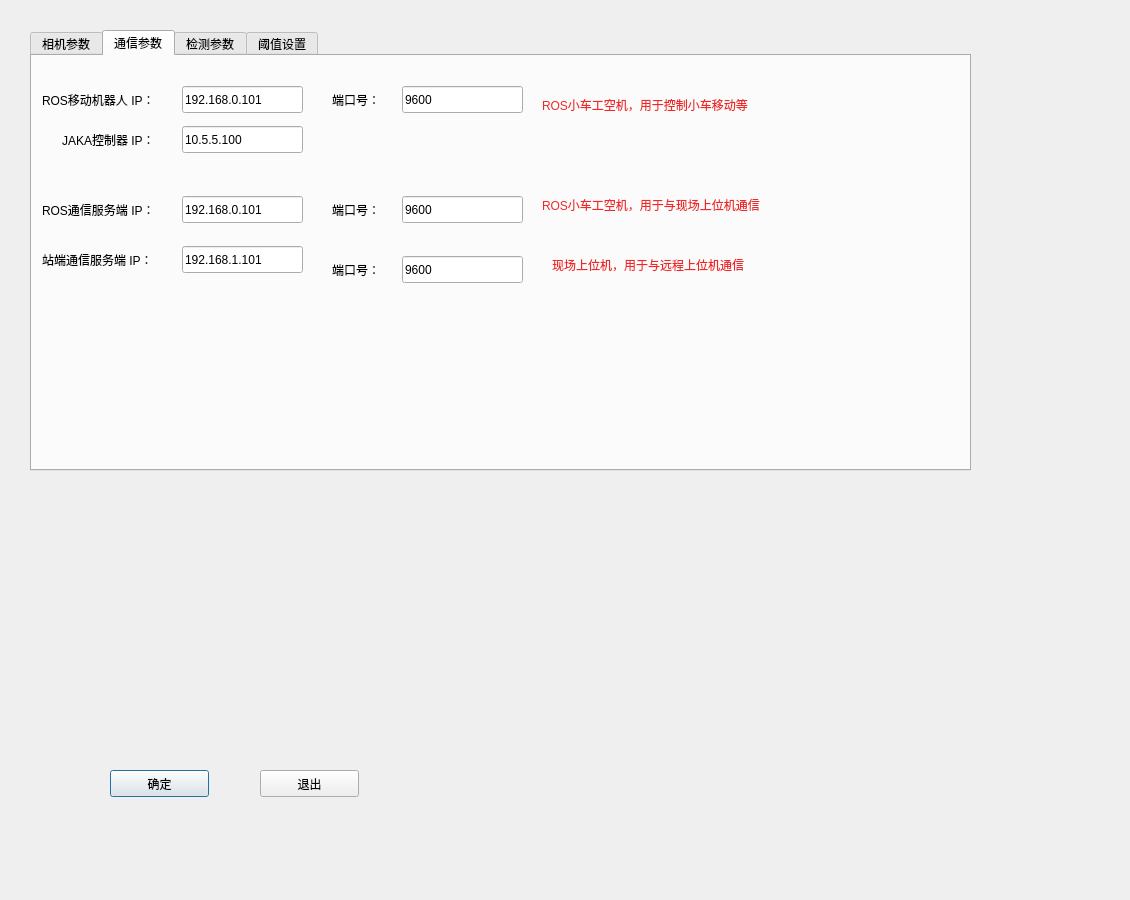
<?xml version="1.0" encoding="UTF-8"?>
<ui version="4.0">
 <class>Dialogparaset</class>
 <widget class="QDialog" name="Dialogparaset">
  <property name="geometry">
   <rect>
    <x>0</x>
    <y>0</y>
    <width>1130</width>
    <height>900</height>
   </rect>
  </property>
  <property name="windowTitle">
   <string>Dialog</string>
  </property>
  <widget class="QPushButton" name="pushButton">
   <property name="geometry">
    <rect>
     <x>110</x>
     <y>770</y>
     <width>99</width>
     <height>27</height>
    </rect>
   </property>
   <property name="text">
    <string>确定</string>
   </property>
  </widget>
  <widget class="QPushButton" name="pushButton_2">
   <property name="geometry">
    <rect>
     <x>260</x>
     <y>770</y>
     <width>99</width>
     <height>27</height>
    </rect>
   </property>
   <property name="text">
    <string>退出</string>
   </property>
  </widget>
  <widget class="QTabWidget" name="tabWidget">
   <property name="enabled">
    <bool>true</bool>
   </property>
   <property name="geometry">
    <rect>
     <x>30</x>
     <y>30</y>
     <width>941</width>
     <height>441</height>
    </rect>
   </property>
   <property name="currentIndex">
    <number>1</number>
   </property>
   <widget class="QWidget" name="tab_3">
    <attribute name="title">
     <string>相机参数</string>
    </attribute>
    <widget class="QLabel" name="label_4">
     <property name="geometry">
      <rect>
       <x>10</x>
       <y>30</y>
       <width>171</width>
       <height>23</height>
      </rect>
     </property>
     <property name="text">
      <string>与工具末端的偏移(mm)：</string>
     </property>
    </widget>
    <widget class="QLineEdit" name="lineEditdx">
     <property name="geometry">
      <rect>
       <x>90</x>
       <y>60</y>
       <width>141</width>
       <height>27</height>
      </rect>
     </property>
     <property name="text">
      <string>-20</string>
     </property>
    </widget>
    <widget class="QLabel" name="label_5">
     <property name="geometry">
      <rect>
       <x>45</x>
       <y>60</y>
       <width>41</width>
       <height>23</height>
      </rect>
     </property>
     <property name="text">
      <string>深度：</string>
     </property>
    </widget>
    <widget class="QLabel" name="label_6">
     <property name="geometry">
      <rect>
       <x>270</x>
       <y>60</y>
       <width>41</width>
       <height>23</height>
      </rect>
     </property>
     <property name="text">
      <string>左右：</string>
     </property>
    </widget>
    <widget class="QLineEdit" name="lineEditdy">
     <property name="geometry">
      <rect>
       <x>310</x>
       <y>60</y>
       <width>141</width>
       <height>27</height>
      </rect>
     </property>
     <property name="text">
      <string>169</string>
     </property>
    </widget>
    <widget class="QLabel" name="label_7">
     <property name="geometry">
      <rect>
       <x>490</x>
       <y>60</y>
       <width>41</width>
       <height>23</height>
      </rect>
     </property>
     <property name="text">
      <string>高度：</string>
     </property>
    </widget>
    <widget class="QLineEdit" name="lineEditdz">
     <property name="geometry">
      <rect>
       <x>530</x>
       <y>60</y>
       <width>131</width>
       <height>27</height>
      </rect>
     </property>
     <property name="text">
      <string>51</string>
     </property>
    </widget>
    <widget class="QLabel" name="label">
     <property name="geometry">
      <rect>
       <x>10</x>
       <y>110</y>
       <width>201</width>
       <height>17</height>
      </rect>
     </property>
     <property name="text">
      <string>内参矩阵In_parameter(3X3)：</string>
     </property>
    </widget>
    <widget class="QLabel" name="label_9">
     <property name="geometry">
      <rect>
       <x>5</x>
       <y>150</y>
       <width>131</width>
       <height>23</height>
      </rect>
     </property>
     <property name="text">
      <string>In_parameter(0,0)：</string>
     </property>
    </widget>
    <widget class="QLineEdit" name="lineEditinpara00">
     <property name="geometry">
      <rect>
       <x>140</x>
       <y>150</y>
       <width>160</width>
       <height>27</height>
      </rect>
     </property>
     <property name="text">
      <string>920.81640625</string>
     </property>
    </widget>
    <widget class="QLineEdit" name="lineEditinpara01">
     <property name="geometry">
      <rect>
       <x>450</x>
       <y>150</y>
       <width>160</width>
       <height>27</height>
      </rect>
     </property>
     <property name="text">
      <string>0.0</string>
     </property>
    </widget>
    <widget class="QLabel" name="label_10">
     <property name="geometry">
      <rect>
       <x>320</x>
       <y>150</y>
       <width>131</width>
       <height>23</height>
      </rect>
     </property>
     <property name="text">
      <string>In_parameter(0,1)：</string>
     </property>
    </widget>
    <widget class="QLineEdit" name="lineEditinpara02">
     <property name="geometry">
      <rect>
       <x>760</x>
       <y>150</y>
       <width>161</width>
       <height>27</height>
      </rect>
     </property>
     <property name="text">
      <string>630.4161376953125</string>
     </property>
    </widget>
    <widget class="QLabel" name="label_11">
     <property name="geometry">
      <rect>
       <x>630</x>
       <y>150</y>
       <width>131</width>
       <height>23</height>
      </rect>
     </property>
     <property name="text">
      <string>In_parameter(0,2)：</string>
     </property>
    </widget>
    <widget class="QLineEdit" name="lineEditinpara11">
     <property name="geometry">
      <rect>
       <x>450</x>
       <y>200</y>
       <width>160</width>
       <height>27</height>
      </rect>
     </property>
     <property name="text">
      <string>919.99462890625</string>
     </property>
    </widget>
    <widget class="QLineEdit" name="lineEditinpara12">
     <property name="geometry">
      <rect>
       <x>760</x>
       <y>200</y>
       <width>161</width>
       <height>27</height>
      </rect>
     </property>
     <property name="text">
      <string>373.34466552734375</string>
     </property>
    </widget>
    <widget class="QLabel" name="label_12">
     <property name="geometry">
      <rect>
       <x>320</x>
       <y>200</y>
       <width>131</width>
       <height>23</height>
      </rect>
     </property>
     <property name="text">
      <string>In_parameter(1,1)：</string>
     </property>
    </widget>
    <widget class="QLineEdit" name="lineEditinpara10">
     <property name="geometry">
      <rect>
       <x>140</x>
       <y>200</y>
       <width>160</width>
       <height>27</height>
      </rect>
     </property>
     <property name="text">
      <string>0.0</string>
     </property>
    </widget>
    <widget class="QLabel" name="label_13">
     <property name="geometry">
      <rect>
       <x>630</x>
       <y>200</y>
       <width>131</width>
       <height>23</height>
      </rect>
     </property>
     <property name="text">
      <string>In_parameter(1,2)：</string>
     </property>
    </widget>
    <widget class="QLabel" name="label_14">
     <property name="geometry">
      <rect>
       <x>5</x>
       <y>200</y>
       <width>131</width>
       <height>23</height>
      </rect>
     </property>
     <property name="text">
      <string>In_parameter(1,0)：</string>
     </property>
    </widget>
    <widget class="QLineEdit" name="lineEditinpara20">
     <property name="geometry">
      <rect>
       <x>140</x>
       <y>250</y>
       <width>160</width>
       <height>27</height>
      </rect>
     </property>
     <property name="text">
      <string>0.0</string>
     </property>
    </widget>
    <widget class="QLabel" name="label_15">
     <property name="geometry">
      <rect>
       <x>630</x>
       <y>250</y>
       <width>131</width>
       <height>23</height>
      </rect>
     </property>
     <property name="text">
      <string>In_parameter(2,2)：</string>
     </property>
    </widget>
    <widget class="QLineEdit" name="lineEditinpara21">
     <property name="geometry">
      <rect>
       <x>450</x>
       <y>250</y>
       <width>160</width>
       <height>27</height>
      </rect>
     </property>
     <property name="text">
      <string>0.0</string>
     </property>
    </widget>
    <widget class="QLabel" name="label_16">
     <property name="geometry">
      <rect>
       <x>320</x>
       <y>250</y>
       <width>131</width>
       <height>23</height>
      </rect>
     </property>
     <property name="text">
      <string>In_parameter(2,1)：</string>
     </property>
    </widget>
    <widget class="QLineEdit" name="lineEditinpara22">
     <property name="geometry">
      <rect>
       <x>760</x>
       <y>250</y>
       <width>161</width>
       <height>27</height>
      </rect>
     </property>
     <property name="text">
      <string>1.0</string>
     </property>
    </widget>
    <widget class="QLabel" name="label_25">
     <property name="geometry">
      <rect>
       <x>5</x>
       <y>250</y>
       <width>131</width>
       <height>23</height>
      </rect>
     </property>
     <property name="text">
      <string>In_parameter(2,0)：</string>
     </property>
    </widget>
   </widget>
   <widget class="QWidget" name="tab_4">
    <attribute name="title">
     <string>通信参数</string>
    </attribute>
    <widget class="QLabel" name="label_18">
     <property name="geometry">
      <rect>
       <x>300</x>
       <y>30</y>
       <width>61</width>
       <height>27</height>
      </rect>
     </property>
     <property name="text">
      <string>端口号：</string>
     </property>
    </widget>
    <widget class="QLabel" name="label_17">
     <property name="geometry">
      <rect>
       <x>10</x>
       <y>30</y>
       <width>141</width>
       <height>27</height>
      </rect>
     </property>
     <property name="text">
      <string>ROS移动机器人 IP：</string>
     </property>
    </widget>
    <widget class="QLineEdit" name="lineEditpcip">
     <property name="enabled">
      <bool>true</bool>
     </property>
     <property name="geometry">
      <rect>
       <x>150</x>
       <y>190</y>
       <width>121</width>
       <height>27</height>
      </rect>
     </property>
     <property name="text">
      <string>192.168.1.101</string>
     </property>
    </widget>
    <widget class="QLabel" name="label_41">
     <property name="geometry">
      <rect>
       <x>10</x>
       <y>190</y>
       <width>131</width>
       <height>27</height>
      </rect>
     </property>
     <property name="text">
      <string>站端通信服务端 IP：</string>
     </property>
    </widget>
    <widget class="QLineEdit" name="lineEditplcport">
     <property name="enabled">
      <bool>true</bool>
     </property>
     <property name="geometry">
      <rect>
       <x>370</x>
       <y>30</y>
       <width>121</width>
       <height>27</height>
      </rect>
     </property>
     <property name="text">
      <string>9600</string>
     </property>
    </widget>
    <widget class="QLineEdit" name="lineEditplcip">
     <property name="enabled">
      <bool>true</bool>
     </property>
     <property name="geometry">
      <rect>
       <x>150</x>
       <y>30</y>
       <width>121</width>
       <height>27</height>
      </rect>
     </property>
     <property name="text">
      <string>192.168.0.101</string>
     </property>
    </widget>
    <widget class="QLineEdit" name="lineEditplcip2">
     <property name="enabled">
      <bool>true</bool>
     </property>
     <property name="geometry">
      <rect>
       <x>150</x>
       <y>70</y>
       <width>121</width>
       <height>27</height>
      </rect>
     </property>
     <property name="text">
      <string>10.5.5.100</string>
     </property>
    </widget>
    <widget class="QLabel" name="label_19">
     <property name="geometry">
      <rect>
       <x>30</x>
       <y>70</y>
       <width>111</width>
       <height>27</height>
      </rect>
     </property>
     <property name="text">
      <string>JAKA控制器 IP：</string>
     </property>
    </widget>
    <widget class="QLabel" name="label_20">
     <property name="geometry">
      <rect>
       <x>300</x>
       <y>140</y>
       <width>61</width>
       <height>27</height>
      </rect>
     </property>
     <property name="text">
      <string>端口号：</string>
     </property>
    </widget>
    <widget class="QLineEdit" name="lineEditplcport2">
     <property name="enabled">
      <bool>true</bool>
     </property>
     <property name="geometry">
      <rect>
       <x>370</x>
       <y>140</y>
       <width>121</width>
       <height>27</height>
      </rect>
     </property>
     <property name="text">
      <string>9600</string>
     </property>
    </widget>
    <widget class="QLineEdit" name="lineEditplcip3">
     <property name="enabled">
      <bool>true</bool>
     </property>
     <property name="geometry">
      <rect>
       <x>150</x>
       <y>140</y>
       <width>121</width>
       <height>27</height>
      </rect>
     </property>
     <property name="text">
      <string>192.168.0.101</string>
     </property>
    </widget>
    <widget class="QLabel" name="label_21">
     <property name="geometry">
      <rect>
       <x>10</x>
       <y>140</y>
       <width>131</width>
       <height>27</height>
      </rect>
     </property>
     <property name="text">
      <string>ROS通信服务端 IP：</string>
     </property>
    </widget>
    <widget class="QLabel" name="label_22">
     <property name="geometry">
      <rect>
       <x>300</x>
       <y>200</y>
       <width>61</width>
       <height>27</height>
      </rect>
     </property>
     <property name="text">
      <string>端口号：</string>
     </property>
    </widget>
    <widget class="QLineEdit" name="lineEditplcport3">
     <property name="enabled">
      <bool>true</bool>
     </property>
     <property name="geometry">
      <rect>
       <x>370</x>
       <y>200</y>
       <width>121</width>
       <height>27</height>
      </rect>
     </property>
     <property name="text">
      <string>9600</string>
     </property>
    </widget>
    <widget class="QLabel" name="label_2">
     <property name="geometry">
      <rect>
       <x>510</x>
       <y>40</y>
       <width>261</width>
       <height>17</height>
      </rect>
     </property>
     <property name="styleSheet">
      <string notr="true">color: rgb(239, 41, 41);</string>
     </property>
     <property name="text">
      <string>ROS小车工空机，用于控制小车移动等</string>
     </property>
    </widget>
    <widget class="QLabel" name="label_3">
     <property name="geometry">
      <rect>
       <x>510</x>
       <y>140</y>
       <width>311</width>
       <height>17</height>
      </rect>
     </property>
     <property name="styleSheet">
      <string notr="true">color: rgb(239, 41, 41);</string>
     </property>
     <property name="text">
      <string>ROS小车工空机，用于与现场上位机通信</string>
     </property>
    </widget>
    <widget class="QLabel" name="label_8">
     <property name="geometry">
      <rect>
       <x>520</x>
       <y>200</y>
       <width>311</width>
       <height>17</height>
      </rect>
     </property>
     <property name="styleSheet">
      <string notr="true">color: rgb(239, 41, 41);</string>
     </property>
     <property name="text">
      <string>现场上位机，用于与远程上位机通信</string>
     </property>
    </widget>
   </widget>
   <widget class="QWidget" name="tab_5">
    <attribute name="title">
     <string>检测参数</string>
    </attribute>
    <widget class="QCheckBox" name="checkBox">
     <property name="geometry">
      <rect>
       <x>120</x>
       <y>30</y>
       <width>141</width>
       <height>22</height>
      </rect>
     </property>
     <property name="text">
      <string>排片机视觉检测</string>
     </property>
    </widget>
    <widget class="QCheckBox" name="checkBox_2">
     <property name="geometry">
      <rect>
       <x>120</x>
       <y>60</y>
       <width>121</width>
       <height>22</height>
      </rect>
     </property>
     <property name="text">
      <string>清模视觉检测</string>
     </property>
    </widget>
    <widget class="QCheckBox" name="checkBox_3">
     <property name="geometry">
      <rect>
       <x>120</x>
       <y>90</y>
       <width>131</width>
       <height>22</height>
      </rect>
     </property>
     <property name="text">
      <string>CULL视觉检测</string>
     </property>
    </widget>
    <widget class="QCheckBox" name="checkBox_4">
     <property name="geometry">
      <rect>
       <x>120</x>
       <y>130</y>
       <width>151</width>
       <height>22</height>
      </rect>
     </property>
     <property name="text">
      <string>下料外观视觉检测</string>
     </property>
    </widget>
   </widget>
   <widget class="QWidget" name="tab">
    <attribute name="title">
     <string>阈值设置</string>
    </attribute>
    <widget class="QLabel" name="label_24">
     <property name="enabled">
      <bool>false</bool>
     </property>
     <property name="geometry">
      <rect>
       <x>10</x>
       <y>50</y>
       <width>121</width>
       <height>27</height>
      </rect>
     </property>
     <property name="text">
      <string>相机2检测阈值：</string>
     </property>
    </widget>
    <widget class="QLabel" name="label_23">
     <property name="geometry">
      <rect>
       <x>10</x>
       <y>20</y>
       <width>121</width>
       <height>27</height>
      </rect>
     </property>
     <property name="text">
      <string>相机1,2检测阈值：</string>
     </property>
    </widget>
    <widget class="QLineEdit" name="lineEditfreshold1">
     <property name="geometry">
      <rect>
       <x>130</x>
       <y>20</y>
       <width>121</width>
       <height>27</height>
      </rect>
     </property>
     <property name="text">
      <string>0.8</string>
     </property>
    </widget>
    <widget class="QLineEdit" name="lineEditfreshold2">
     <property name="enabled">
      <bool>false</bool>
     </property>
     <property name="geometry">
      <rect>
       <x>130</x>
       <y>50</y>
       <width>121</width>
       <height>27</height>
      </rect>
     </property>
     <property name="text">
      <string>0.75</string>
     </property>
    </widget>
    <widget class="QLineEdit" name="lineEditfreshold3">
     <property name="geometry">
      <rect>
       <x>400</x>
       <y>20</y>
       <width>121</width>
       <height>27</height>
      </rect>
     </property>
     <property name="text">
      <string>0.9</string>
     </property>
    </widget>
    <widget class="QLabel" name="label_40">
     <property name="geometry">
      <rect>
       <x>290</x>
       <y>20</y>
       <width>111</width>
       <height>27</height>
      </rect>
     </property>
     <property name="text">
      <string>相机3检测阈值：</string>
     </property>
    </widget>
    <widget class="QLineEdit" name="lineEditfreshold41">
     <property name="geometry">
      <rect>
       <x>180</x>
       <y>120</y>
       <width>71</width>
       <height>27</height>
      </rect>
     </property>
     <property name="text">
      <string>0.9</string>
     </property>
    </widget>
    <widget class="QLabel" name="label_42">
     <property name="geometry">
      <rect>
       <x>10</x>
       <y>120</y>
       <width>171</width>
       <height>27</height>
      </rect>
     </property>
     <property name="text">
      <string>相机4连接件相似度阈值：</string>
     </property>
    </widget>
    <widget class="QLabel" name="label_43">
     <property name="geometry">
      <rect>
       <x>10</x>
       <y>150</y>
       <width>171</width>
       <height>27</height>
      </rect>
     </property>
     <property name="text">
      <string>相机4连接件二值化阈值：</string>
     </property>
    </widget>
    <widget class="QLineEdit" name="lineEditfreshold42">
     <property name="geometry">
      <rect>
       <x>180</x>
       <y>150</y>
       <width>71</width>
       <height>27</height>
      </rect>
     </property>
     <property name="text">
      <string>7</string>
     </property>
    </widget>
    <widget class="QLineEdit" name="lineEditfreshold43">
     <property name="geometry">
      <rect>
       <x>440</x>
       <y>120</y>
       <width>81</width>
       <height>27</height>
      </rect>
     </property>
     <property name="text">
      <string>0.9</string>
     </property>
    </widget>
    <widget class="QLabel" name="label_44">
     <property name="geometry">
      <rect>
       <x>290</x>
       <y>120</y>
       <width>171</width>
       <height>27</height>
      </rect>
     </property>
     <property name="text">
      <string>相机4芯片相似度阈值：</string>
     </property>
    </widget>
    <widget class="QLabel" name="label_45">
     <property name="geometry">
      <rect>
       <x>290</x>
       <y>150</y>
       <width>161</width>
       <height>27</height>
      </rect>
     </property>
     <property name="text">
      <string>相机4芯片二值化阈值：</string>
     </property>
    </widget>
    <widget class="QLineEdit" name="lineEditfreshold44">
     <property name="geometry">
      <rect>
       <x>440</x>
       <y>150</y>
       <width>81</width>
       <height>27</height>
      </rect>
     </property>
     <property name="text">
      <string>7</string>
     </property>
    </widget>
   </widget>
  </widget>
 </widget>
 <resources/>
 <connections/>
</ui>
